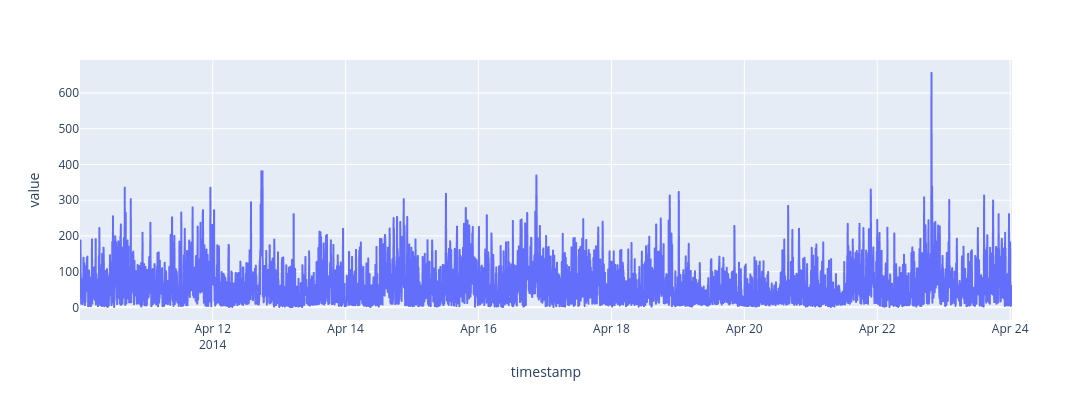

The cell this chart's notebook holds for it:
### Code cell
# sb.set_style('darkgrid')
# plt.figure(figsize=(40, 10))
# sb.lineplot(data, x='timestamp', y='value')
px.line(data, x='timestamp', y='value', width=1600, height=400)

### Figure 1 — Plotly figure (JSON) as saved in the notebook; plotly's stock layout.template omitted (floating-point values rounded to 4 significant figures; data arrays with more than 128 entries replaced by an {"elided": "..."} marker saying what was removed)
{"data": [{"hovertemplate": "timestamp=%{x}<br>value=%{y}<extra></extra>", "legendgroup": "", "line": {"color": "#636efa", "dash": "solid"}, "marker": {"symbol": "circle"}, "mode": "lines", "name": "", "showlegend": false, "type": "scattergl", "x": {"elided": "4032 str values"}, "xaxis": "x", "y": {"elided": "4032 int values"}, "yaxis": "y"}], "layout": {"height": 400, "legend": {"tracegroupgap": 0}, "margin": {"t": 60}, "width": 1600, "xaxis": {"anchor": "y", "domain": [0, 1], "title": {"text": "timestamp"}}, "yaxis": {"anchor": "x", "domain": [0, 1], "title": {"text": "value"}}}}
